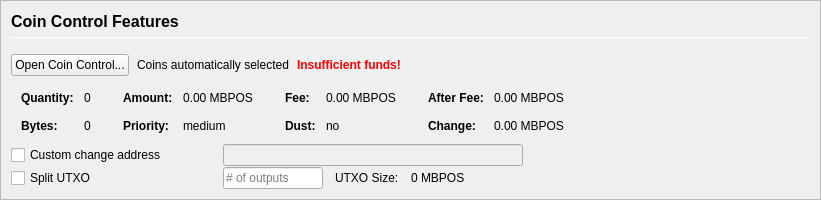
         <widget class="QFrame" name="frameCoinControl">
          <property name="sizePolicy">
           <sizepolicy hsizetype="Expanding" vsizetype="Expanding">
            <horstretch>0</horstretch>
            <verstretch>0</verstretch>
           </sizepolicy>
          </property>
          <property name="maximumSize">
           <size>
            <width>16777215</width>
            <height>16777215</height>
           </size>
          </property>
          <property name="frameShape">
           <enum>QFrame::StyledPanel</enum>
          </property>
          <property name="frameShadow">
           <enum>QFrame::Sunken</enum>
          </property>
          <layout class="QVBoxLayout" name="verticalLayoutCoinControl2">
           <property name="spacing">
            <number>0</number>
           </property>
           <property name="leftMargin">
            <number>0</number>
           </property>
           <property name="topMargin">
            <number>0</number>
           </property>
           <property name="rightMargin">
            <number>0</number>
           </property>
           <property name="bottomMargin">
            <number>0</number>
           </property>
           <item>
            <widget class="QFrame" name="frameCoinControl_BG">
             <layout class="QVBoxLayout" name="verticalLayoutCoinControl" stretch="0,0,0,0,0,0">
              <property name="spacing">
               <number>1</number>
              </property>
              <property name="leftMargin">
               <number>10</number>
              </property>
              <property name="topMargin">
               <number>10</number>
              </property>
              <item>
               <layout class="QHBoxLayout" name="horizontalLayoutCoinControl1">
                <property name="bottomMargin">
                 <number>15</number>
                </property>
                <item>
                 <layout class="QVBoxLayout" name="verticalLayout_3">
                  <property name="spacing">
                   <number>6</number>
                  </property>
                  <item>
                   <widget class="QLabel" name="labelCoinControlFeatures">
                    <property name="sizePolicy">
                     <sizepolicy hsizetype="Preferred" vsizetype="Maximum">
                      <horstretch>0</horstretch>
                      <verstretch>0</verstretch>
                     </sizepolicy>
                    </property>
                    <property name="minimumSize">
                     <size>
                      <width>0</width>
                      <height>20</height>
                     </size>
                    </property>
                    <property name="font">
                     <font>
                      <pointsize>12</pointsize>
                      <weight>75</weight>
                      <bold>true</bold>
                     </font>
                    </property>
                    <property name="styleSheet">
                     <string notr="true">font-weight:bold;</string>
                    </property>
                    <property name="text">
                     <string>Coin Control Features</string>
                    </property>
                   </widget>
                  </item>
                  <item>
                   <widget class="Line" name="line">
                    <property name="minimumSize">
                     <size>
                      <width>0</width>
                      <height>1</height>
                     </size>
                    </property>
                    <property name="maximumSize">
                     <size>
                      <width>16777215</width>
                      <height>1</height>
                     </size>
                    </property>
                    <property name="orientation">
                     <enum>Qt::Horizontal</enum>
                    </property>
                   </widget>
                  </item>
                 </layout>
                </item>
               </layout>
              </item>
              <item>
               <layout class="QHBoxLayout" name="horizontalLayoutCoinControl2" stretch="0,0,0,0">
                <property name="spacing">
                 <number>8</number>
                </property>
                <property name="bottomMargin">
                 <number>10</number>
                </property>
                <item>
                 <widget class="QPushButton" name="pushButtonCoinControl">
                  <property name="styleSheet">
                   <string notr="true"/>
                  </property>
                  <property name="text">
                   <string>Open Coin Control...</string>
                  </property>
                  <property name="autoDefault">
                   <bool>false</bool>
                  </property>
                 </widget>
                </item>
                <item>
                 <widget class="QLabel" name="labelCoinControlAutomaticallySelected">
                  <property name="text">
                   <string>Coins automatically selected</string>
                  </property>
                  <property name="margin">
                   <number>5</number>
                  </property>
                 </widget>
                </item>
                <item>
                 <widget class="QLabel" name="labelCoinControlInsuffFunds">
                  <property name="font">
                   <font>
                    <weight>75</weight>
                    <bold>true</bold>
                   </font>
                  </property>
                  <property name="styleSheet">
                   <string notr="true">color:red;font-weight:bold;</string>
                  </property>
                  <property name="text">
                   <string>Insufficient funds!</string>
                  </property>
                  <property name="margin">
                   <number>5</number>
                  </property>
                 </widget>
                </item>
                <item>
                 <spacer name="horizontalSpacerCoinControl">
                  <property name="orientation">
                   <enum>Qt::Horizontal</enum>
                  </property>
                  <property name="sizeHint" stdset="0">
                   <size>
                    <width>40</width>
                    <height>1</height>
                   </size>
                  </property>
                 </spacer>
                </item>
               </layout>
              </item>
              <item>
               <widget class="QWidget" name="widgetCoinControl" native="true">
                <property name="sizePolicy">
                 <sizepolicy hsizetype="Preferred" vsizetype="Preferred">
                  <horstretch>0</horstretch>
                  <verstretch>0</verstretch>
                 </sizepolicy>
                </property>
                <property name="minimumSize">
                 <size>
                  <width>0</width>
                  <height>0</height>
                 </size>
                </property>
                <property name="styleSheet">
                 <string notr="true"/>
                </property>
                <layout class="QHBoxLayout" name="horizontalLayoutCoinControl5">
                 <property name="leftMargin">
                  <number>0</number>
                 </property>
                 <property name="topMargin">
                  <number>0</number>
                 </property>
                 <property name="rightMargin">
                  <number>0</number>
                 </property>
                 <property name="bottomMargin">
                  <number>0</number>
                 </property>
                 <item>
                  <layout class="QHBoxLayout" name="horizontalLayoutCoinControl3" stretch="0,0,0,1">
                   <property name="spacing">
                    <number>20</number>
                   </property>
                   <property name="topMargin">
                    <number>0</number>
                   </property>
                   <property name="bottomMargin">
                    <number>10</number>
                   </property>
                   <item>
                    <layout class="QFormLayout" name="formLayoutCoinControl1">
                     <property name="horizontalSpacing">
                      <number>10</number>
                     </property>
                     <property name="verticalSpacing">
                      <number>14</number>
                     </property>
                     <property name="leftMargin">
                      <number>10</number>
                     </property>
                     <property name="topMargin">
                      <number>4</number>
                     </property>
                     <property name="rightMargin">
                      <number>6</number>
                     </property>
                     <item row="0" column="0">
                      <widget class="QLabel" name="labelCoinControlQuantityText">
                       <property name="font">
                        <font>
                         <weight>75</weight>
                         <bold>true</bold>
                        </font>
                       </property>
                       <property name="text">
                        <string>Quantity:</string>
                       </property>
                       <property name="margin">
                        <number>0</number>
                       </property>
                      </widget>
                     </item>
                     <item row="0" column="1">
                      <widget class="QLabel" name="labelCoinControlQuantity">
                       <property name="cursor">
                        <cursorShape>IBeamCursor</cursorShape>
                       </property>
                       <property name="contextMenuPolicy">
                        <enum>Qt::ActionsContextMenu</enum>
                       </property>
                       <property name="text">
                        <string notr="true">0</string>
                       </property>
                       <property name="margin">
                        <number>0</number>
                       </property>
                       <property name="textInteractionFlags">
                        <set>Qt::LinksAccessibleByMouse|Qt::TextSelectableByKeyboard|Qt::TextSelectableByMouse</set>
                       </property>
                      </widget>
                     </item>
                     <item row="1" column="0">
                      <widget class="QLabel" name="labelCoinControlBytesText">
                       <property name="font">
                        <font>
                         <weight>75</weight>
                         <bold>true</bold>
                        </font>
                       </property>
                       <property name="text">
                        <string>Bytes:</string>
                       </property>
                      </widget>
                     </item>
                     <item row="1" column="1">
                      <widget class="QLabel" name="labelCoinControlBytes">
                       <property name="cursor">
                        <cursorShape>IBeamCursor</cursorShape>
                       </property>
                       <property name="contextMenuPolicy">
                        <enum>Qt::ActionsContextMenu</enum>
                       </property>
                       <property name="text">
                        <string notr="true">0</string>
                       </property>
                       <property name="textInteractionFlags">
                        <set>Qt::LinksAccessibleByMouse|Qt::TextSelectableByKeyboard|Qt::TextSelectableByMouse</set>
                       </property>
                      </widget>
                     </item>
                    </layout>
                   </item>
                   <item>
                    <layout class="QFormLayout" name="formLayoutCoinControl2">
                     <property name="horizontalSpacing">
                      <number>10</number>
                     </property>
                     <property name="verticalSpacing">
                      <number>14</number>
                     </property>
                     <property name="leftMargin">
                      <number>6</number>
                     </property>
                     <property name="topMargin">
                      <number>4</number>
                     </property>
                     <property name="rightMargin">
                      <number>6</number>
                     </property>
                     <item row="0" column="0">
                      <widget class="QLabel" name="labelCoinControlAmountText">
                       <property name="font">
                        <font>
                         <weight>75</weight>
                         <bold>true</bold>
                        </font>
                       </property>
                       <property name="text">
                        <string>Amount:</string>
                       </property>
                       <property name="margin">
                        <number>0</number>
                       </property>
                      </widget>
                     </item>
                     <item row="0" column="1">
                      <widget class="QLabel" name="labelCoinControlAmount">
                       <property name="cursor">
                        <cursorShape>IBeamCursor</cursorShape>
                       </property>
                       <property name="contextMenuPolicy">
                        <enum>Qt::ActionsContextMenu</enum>
                       </property>
                       <property name="text">
                        <string notr="true">0.00 MBPOS</string>
                       </property>
                       <property name="textInteractionFlags">
                        <set>Qt::LinksAccessibleByMouse|Qt::TextSelectableByKeyboard|Qt::TextSelectableByMouse</set>
                       </property>
                      </widget>
                     </item>
                     <item row="1" column="0">
                      <widget class="QLabel" name="labelCoinControlPriorityText">
                       <property name="font">
                        <font>
                         <weight>75</weight>
                         <bold>true</bold>
                        </font>
                       </property>
                       <property name="text">
                        <string>Priority:</string>
                       </property>
                      </widget>
                     </item>
                     <item row="1" column="1">
                      <widget class="QLabel" name="labelCoinControlPriority">
                       <property name="cursor">
                        <cursorShape>IBeamCursor</cursorShape>
                       </property>
                       <property name="contextMenuPolicy">
                        <enum>Qt::ActionsContextMenu</enum>
                       </property>
                       <property name="text">
                        <string>medium</string>
                       </property>
                       <property name="textInteractionFlags">
                        <set>Qt::LinksAccessibleByMouse|Qt::TextSelectableByKeyboard|Qt::TextSelectableByMouse</set>
                       </property>
                      </widget>
                     </item>
                    </layout>
                   </item>
                   <item>
                    <layout class="QFormLayout" name="formLayoutCoinControl3">
                     <property name="horizontalSpacing">
                      <number>10</number>
                     </property>
                     <property name="verticalSpacing">
                      <number>14</number>
                     </property>
                     <property name="leftMargin">
                      <number>6</number>
                     </property>
                     <property name="topMargin">
                      <number>4</number>
                     </property>
                     <property name="rightMargin">
                      <number>6</number>
                     </property>
                     <item row="0" column="0">
                      <widget class="QLabel" name="labelCoinControlFeeText">
                       <property name="font">
                        <font>
                         <weight>75</weight>
                         <bold>true</bold>
                        </font>
                       </property>
                       <property name="text">
                        <string>Fee:</string>
                       </property>
                       <property name="margin">
                        <number>0</number>
                       </property>
                      </widget>
                     </item>
                     <item row="0" column="1">
                      <widget class="QLabel" name="labelCoinControlFee">
                       <property name="cursor">
                        <cursorShape>IBeamCursor</cursorShape>
                       </property>
                       <property name="contextMenuPolicy">
                        <enum>Qt::ActionsContextMenu</enum>
                       </property>
                       <property name="text">
                        <string notr="true">0.00 MBPOS</string>
                       </property>
                       <property name="textInteractionFlags">
                        <set>Qt::LinksAccessibleByMouse|Qt::TextSelectableByKeyboard|Qt::TextSelectableByMouse</set>
                       </property>
                      </widget>
                     </item>
                     <item row="1" column="0">
                      <widget class="QLabel" name="labelCoinControlLowOutputText">
                       <property name="font">
                        <font>
                         <weight>75</weight>
                         <bold>true</bold>
                        </font>
                       </property>
                       <property name="text">
                        <string>Dust:</string>
                       </property>
                      </widget>
                     </item>
                     <item row="1" column="1">
                      <widget class="QLabel" name="labelCoinControlLowOutput">
                       <property name="cursor">
                        <cursorShape>IBeamCursor</cursorShape>
                       </property>
                       <property name="contextMenuPolicy">
                        <enum>Qt::ActionsContextMenu</enum>
                       </property>
                       <property name="text">
                        <string>no</string>
                       </property>
                       <property name="textInteractionFlags">
                        <set>Qt::LinksAccessibleByMouse|Qt::TextSelectableByKeyboard|Qt::TextSelectableByMouse</set>
                       </property>
                      </widget>
                     </item>
                    </layout>
                   </item>
                   <item>
                    <layout class="QFormLayout" name="formLayoutCoinControl4">
                     <property name="horizontalSpacing">
                      <number>10</number>
                     </property>
                     <property name="verticalSpacing">
                      <number>14</number>
                     </property>
                     <property name="leftMargin">
                      <number>6</number>
                     </property>
                     <property name="topMargin">
                      <number>4</number>
                     </property>
                     <property name="rightMargin">
                      <number>6</number>
                     </property>
                     <item row="0" column="0">
                      <widget class="QLabel" name="labelCoinControlAfterFeeText">
                       <property name="font">
                        <font>
                         <weight>75</weight>
                         <bold>true</bold>
                        </font>
                       </property>
                       <property name="text">
                        <string>After Fee:</string>
                       </property>
                       <property name="margin">
                        <number>0</number>
                       </property>
                      </widget>
                     </item>
                     <item row="0" column="1">
                      <widget class="QLabel" name="labelCoinControlAfterFee">
                       <property name="cursor">
                        <cursorShape>IBeamCursor</cursorShape>
                       </property>
                       <property name="contextMenuPolicy">
                        <enum>Qt::ActionsContextMenu</enum>
                       </property>
                       <property name="text">
                        <string notr="true">0.00 MBPOS</string>
                       </property>
                       <property name="textInteractionFlags">
                        <set>Qt::LinksAccessibleByMouse|Qt::TextSelectableByKeyboard|Qt::TextSelectableByMouse</set>
                       </property>
                      </widget>
                     </item>
                     <item row="1" column="0">
                      <widget class="QLabel" name="labelCoinControlChangeText">
                       <property name="font">
                        <font>
                         <weight>75</weight>
                         <bold>true</bold>
                        </font>
                       </property>
                       <property name="text">
                        <string>Change:</string>
                       </property>
                      </widget>
                     </item>
                     <item row="1" column="1">
                      <widget class="QLabel" name="labelCoinControlChange">
                       <property name="cursor">
                        <cursorShape>IBeamCursor</cursorShape>
                       </property>
                       <property name="contextMenuPolicy">
                        <enum>Qt::ActionsContextMenu</enum>
                       </property>
                       <property name="text">
                        <string notr="true">0.00 MBPOS</string>
                       </property>
                       <property name="textInteractionFlags">
                        <set>Qt::LinksAccessibleByMouse|Qt::TextSelectableByKeyboard|Qt::TextSelectableByMouse</set>
                       </property>
                      </widget>
                     </item>
                    </layout>
                   </item>
                  </layout>
                 </item>
                </layout>
               </widget>
              </item>
              <item>
               <layout class="QHBoxLayout" name="horizontalLayoutCoinControl4">
                <property name="spacing">
                 <number>12</number>
                </property>
                <property name="sizeConstraint">
                 <enum>QLayout::SetDefaultConstraint</enum>
                </property>
                <property name="topMargin">
                 <number>0</number>
                </property>
                <property name="rightMargin">
                 <number>0</number>
                </property>
                <item>
                 <widget class="QCheckBox" name="checkBoxCoinControlChange">
                  <property name="sizePolicy">
                   <sizepolicy hsizetype="Preferred" vsizetype="Preferred">
                    <horstretch>0</horstretch>
                    <verstretch>0</verstretch>
                   </sizepolicy>
                  </property>
                  <property name="minimumSize">
                   <size>
                    <width>200</width>
                    <height>0</height>
                   </size>
                  </property>
                  <property name="maximumSize">
                   <size>
                    <width>200</width>
                    <height>16777215</height>
                   </size>
                  </property>
                  <property name="toolTip">
                   <string>If this is activated, but the change address is empty or invalid, change will be sent to a newly generated address.</string>
                  </property>
                  <property name="text">
                   <string>Custom change address</string>
                  </property>
                 </widget>
                </item>
                <item>
                 <widget class="QValidatedLineEdit" name="lineEditCoinControlChange">
                  <property name="enabled">
                   <bool>false</bool>
                  </property>
                  <property name="sizePolicy">
                   <sizepolicy hsizetype="Preferred" vsizetype="Preferred">
                    <horstretch>0</horstretch>
                    <verstretch>0</verstretch>
                   </sizepolicy>
                  </property>
                  <property name="minimumSize">
                   <size>
                    <width>300</width>
                    <height>0</height>
                   </size>
                  </property>
                 </widget>
                </item>
                <item>
                 <widget class="QLabel" name="labelCoinControlChangeLabel">
                  <property name="sizePolicy">
                   <sizepolicy hsizetype="Preferred" vsizetype="Preferred">
                    <horstretch>0</horstretch>
                    <verstretch>0</verstretch>
                   </sizepolicy>
                  </property>
                  <property name="minimumSize">
                   <size>
                    <width>100</width>
                    <height>0</height>
                   </size>
                  </property>
                  <property name="text">
                   <string/>
                  </property>
                  <property name="margin">
                   <number>3</number>
                  </property>
                 </widget>
                </item>
               </layout>
              </item>
              <item>
               <layout class="QHBoxLayout" name="horizontalLayoutCoinControl6">
                <property name="spacing">
                 <number>12</number>
                </property>
                <property name="rightMargin">
                 <number>0</number>
                </property>
                <item>
                 <widget class="QCheckBox" name="splitBlockCheckBox">
                  <property name="sizePolicy">
                   <sizepolicy hsizetype="Preferred" vsizetype="Preferred">
                    <horstretch>0</horstretch>
                    <verstretch>0</verstretch>
                   </sizepolicy>
                  </property>
                  <property name="minimumSize">
                   <size>
                    <width>200</width>
                    <height>0</height>
                   </size>
                  </property>
                  <property name="maximumSize">
                   <size>
                    <width>200</width>
                    <height>16777215</height>
                   </size>
                  </property>
                  <property name="text">
                   <string>Split UTXO</string>
                  </property>
                 </widget>
                </item>
                <item>
                 <widget class="QLineEdit" name="splitBlockLineEdit">
                  <property name="sizePolicy">
                   <sizepolicy hsizetype="Preferred" vsizetype="Preferred">
                    <horstretch>50</horstretch>
                    <verstretch>0</verstretch>
                   </sizepolicy>
                  </property>
                  <property name="minimumSize">
                   <size>
                    <width>100</width>
                    <height>0</height>
                   </size>
                  </property>
                  <property name="maximumSize">
                   <size>
                    <width>100</width>
                    <height>16777215</height>
                   </size>
                  </property>
                  <property name="placeholderText">
                   <string># of outputs</string>
                  </property>
                 </widget>
                </item>
                <item>
                 <widget class="QLabel" name="labelBlockSizeText">
                  <property name="text">
                   <string>UTXO Size:</string>
                  </property>
                 </widget>
                </item>
                <item>
                 <widget class="QLabel" name="labelBlockSize">
                  <property name="text">
                   <string>0 MBPOS</string>
                  </property>
                 </widget>
                </item>
                <item>
                 <spacer name="horizontalSpacer_7">
                  <property name="orientation">
                   <enum>Qt::Horizontal</enum>
                  </property>
                  <property name="sizeHint" stdset="0">
                   <size>
                    <width>40</width>
                    <height>20</height>
                   </size>
                  </property>
                 </spacer>
                </item>
               </layout>
              </item>
              <item>
               <spacer name="verticalSpacerCoinControl">
                <property name="orientation">
                 <enum>Qt::Vertical</enum>
                </property>
                <property name="sizeHint" stdset="0">
                 <size>
                  <width>800</width>
                  <height>1</height>
                 </size>
                </property>
               </spacer>
              </item>
             </layout>
            </widget>
           </item>
          </layout>
         </widget>
